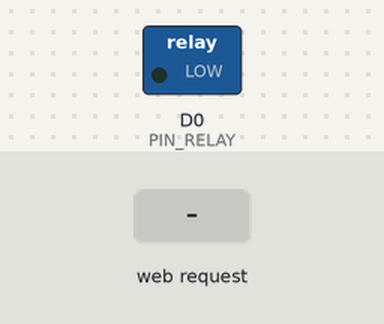
This sketch was run on a simulated ESP8266 (NodeMCU). Shown: switched loads named in the sketch (green lamp = pin HIGH). Inputs (shaded band) come from the test bench. WiFi joins after 1.5 s; servers stay silent unless stated; what the sketch prints to the serial monitor is not drawn.

Above: at 2.7 s.
2.8 s: HTTP request GET /gen_on received
At 4.0 s:
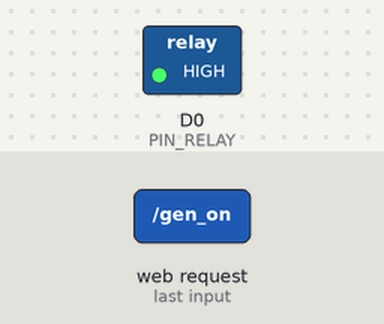
4.3 s: HTTP request GET /gen_off received
At 5.2 s:
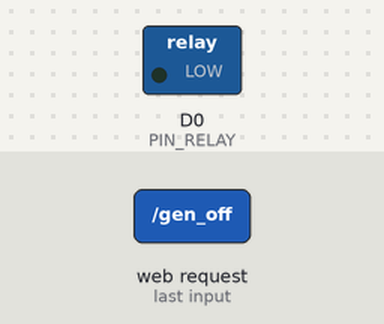
Timing chart, 0 to 7.3 s (numbered marks = the images above; inputs shaded):
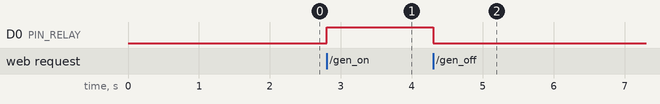

The sketch:

aire_basic_general.ino
```cpp
#include <ESP8266WiFi.h>
#include <WiFiClient.h>
#include <ESP8266WebServer.h>

#define PIN_RELAY D0

const String device = "0";
const char* ssid = "Gonmar";
const char* password = "618995151609549464";

String message;
String my_info = "off";

bool is_on = false;

ESP8266WebServer server(80);

void turn_on() {
  my_info = "on";
  message = device + "," + my_info;
  server.send(200, "text/plain", message);
  digitalWrite(PIN_RELAY, HIGH);
  is_on = true;
  Serial.println(message);
}

void turn_off() {
  my_info = "off";
  message = device + "," + my_info;
  server.send(200, "text/plain", message);
  digitalWrite(PIN_RELAY, LOW);
  is_on = false;
  Serial.println(message);
}

void upd() {
  is_on ? my_info = "on" : my_info = "off";
  message = device + "," + my_info;
  Serial.println(message);
  server.send(200, "text/plain", message);
}

void setup(void){
  Serial.begin(115200);
  WiFi.begin(ssid, password);
  Serial.println("");

  // Wait for connection
  while (WiFi.status() != WL_CONNECTED) {
    delay(500);
    Serial.print(".");
  }

  Serial.println("");
  Serial.print("Connected to ");
  Serial.println(ssid);
  Serial.print("IP address: ");
  Serial.println(WiFi.localIP());

  pinMode(PIN_RELAY, OUTPUT);

  digitalWrite(PIN_RELAY, LOW);

  server.on("/gen_on", turn_on);
  server.on("/gen_off", turn_off);
  server.on("/gen_update", upd);

  server.begin();
  Serial.println("HTTP server started");
}

void loop(void){
  server.handleClient();
}
```

Measured:
- after the input at 2.8 s, D0 (PIN_RELAY): LOW → HIGH at once
- after the input at 4.3 s, D0 (PIN_RELAY): HIGH → LOW at once
